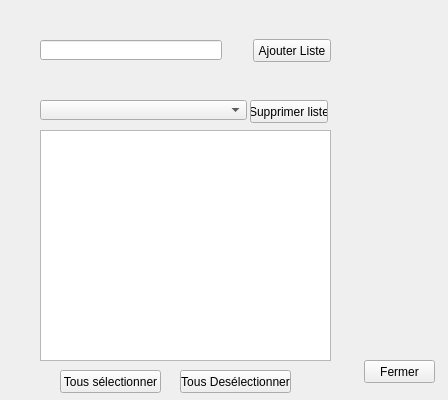
<?xml version="1.0" encoding="UTF-8"?>
<ui version="4.0">
 <class>Listes</class>
 <widget class="QWidget" name="Listes">
  <property name="geometry">
   <rect>
    <x>0</x>
    <y>0</y>
    <width>448</width>
    <height>400</height>
   </rect>
  </property>
  <property name="windowTitle">
   <string>Form</string>
  </property>
  <widget class="QPushButton" name="PB_Supprimer">
   <property name="geometry">
    <rect>
     <x>250</x>
     <y>100</y>
     <width>78</width>
     <height>23</height>
    </rect>
   </property>
   <property name="text">
    <string>Supprimer liste</string>
   </property>
  </widget>
  <widget class="QTableView" name="TV_Liste">
   <property name="geometry">
    <rect>
     <x>40</x>
     <y>130</y>
     <width>291</width>
     <height>231</height>
    </rect>
   </property>
  </widget>
  <widget class="QPushButton" name="PB_AjouterListe">
   <property name="geometry">
    <rect>
     <x>253</x>
     <y>39</y>
     <width>78</width>
     <height>23</height>
    </rect>
   </property>
   <property name="text">
    <string>Ajouter Liste</string>
   </property>
  </widget>
  <widget class="QComboBox" name="CBx_Liste">
   <property name="geometry">
    <rect>
     <x>40</x>
     <y>100</y>
     <width>207</width>
     <height>20</height>
    </rect>
   </property>
  </widget>
  <widget class="QLineEdit" name="LE_NouvelleListe">
   <property name="geometry">
    <rect>
     <x>40</x>
     <y>40</y>
     <width>182</width>
     <height>20</height>
    </rect>
   </property>
  </widget>
  <widget class="QPushButton" name="PB_Fermer">
   <property name="geometry">
    <rect>
     <x>364</x>
     <y>360</y>
     <width>71</width>
     <height>23</height>
    </rect>
   </property>
   <property name="text">
    <string>Fermer</string>
   </property>
  </widget>
  <widget class="QPushButton" name="PB_Selection">
   <property name="geometry">
    <rect>
     <x>60</x>
     <y>370</y>
     <width>101</width>
     <height>23</height>
    </rect>
   </property>
   <property name="text">
    <string>Tous sélectionner</string>
   </property>
  </widget>
  <widget class="QPushButton" name="PB_Deselection">
   <property name="geometry">
    <rect>
     <x>180</x>
     <y>370</y>
     <width>111</width>
     <height>23</height>
    </rect>
   </property>
   <property name="text">
    <string>Tous Desélectionner</string>
   </property>
  </widget>
 </widget>
 <resources/>
 <connections/>
</ui>
